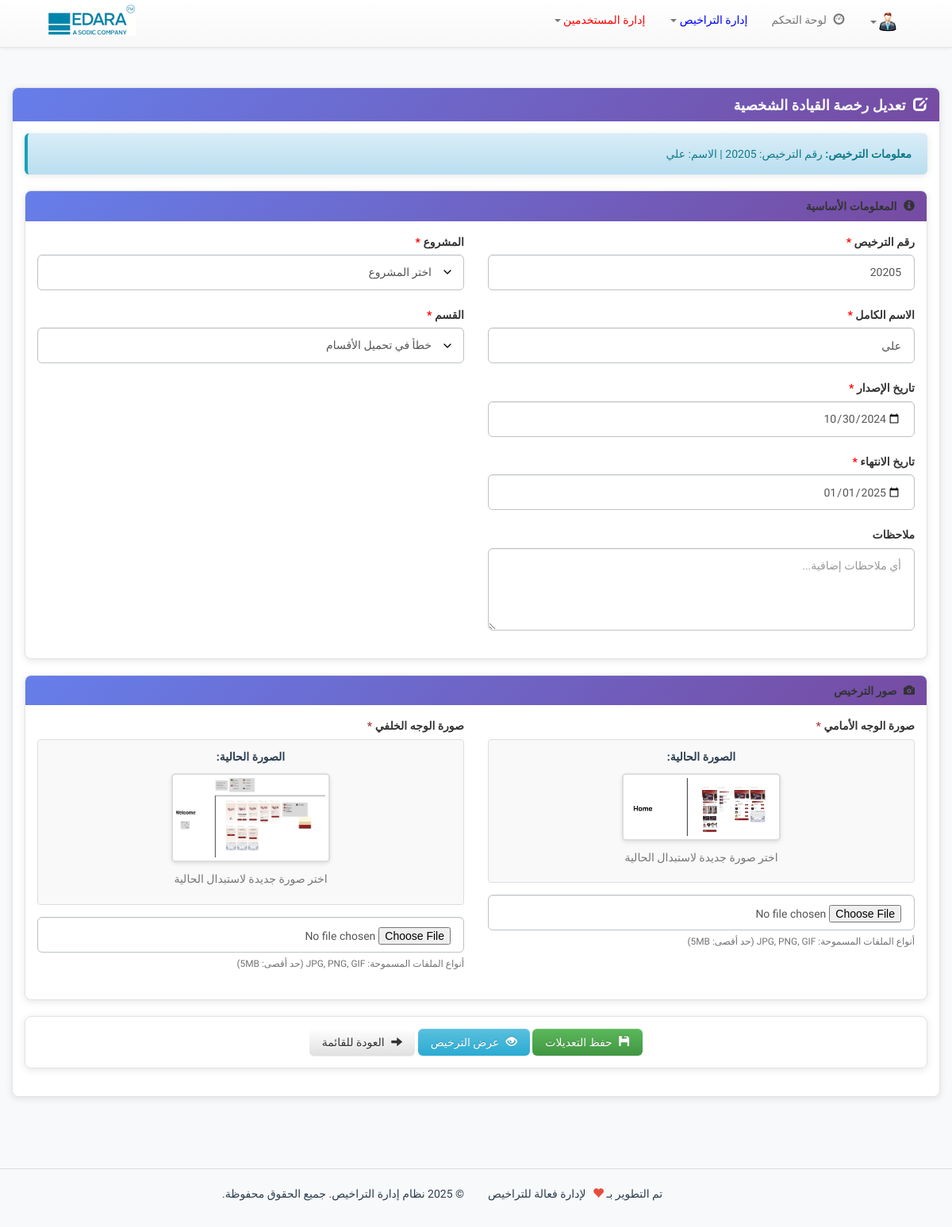
Page /edit_license.php?id=43&type=personal (signed in) on the committed database.
### tables this page shows
CREATE TABLE `personal_licenses` (
  `license_id` int(11) NOT NULL,
  `license_number` varchar(50) NOT NULL,
  `full_name` varchar(255) NOT NULL,
  `issue_date` date NOT NULL,
  `expiration_date` date NOT NULL,
  `project_id` int(11) NOT NULL,
  `department_id` int(11) NOT NULL,
  `user_id` int(11) DEFAULT NULL,
  `front_image_path` varchar(500) DEFAULT NULL,
  `back_image_path` varchar(500) DEFAULT NULL,
  `notes` text DEFAULT NULL,
  `is_active` tinyint(1) DEFAULT 1,
  `created_at` timestamp NOT NULL DEFAULT current_timestamp(),
  `updated_at` timestamp NOT NULL DEFAULT current_timestamp() ON UPDATE current_timestamp()
);

### edit_license.php (the view, shortened to what the rows shown need)
<?php
require_once 'php_action/auth.php';
$licenseId = isset($_GET['id']) ? intval($_GET['id']) : 0;
$licenseType = isset($_GET['type']) ? $_GET['type'] : 'personal';
try {
    $conn = getDBConnection();
    if ($licenseType === 'personal') {
        $query = "
            SELECT l.*, p.project_name, d.department_name
            FROM personal_licenses l
            LEFT JOIN projects p ON l.project_id = p.project_id
            LEFT JOIN departments d ON l.department_id = d.department_id
            WHERE l.license_id = ? AND l.is_active = 1
        ";
    }
    $stmt = $conn->prepare($query);
    $stmt->execute([$licenseId]);
    $license = $stmt->fetch();
} catch (Exception $e) {
    error_log("Edit license page error: " . $e->getMessage());
    setMessage('حدث خطأ في تحميل بيانات الترخيص', 'danger');
    header('Location: licenses.php');
    exit;
}
include 'includes/header.php';
?>
<div class="content-wrapper">
    <div class="container-fluid">
        <div class="row">
            <div class="col-md-12">
                <div class="panel panel-default">
                    <div class="panel-body">
                        <div class="alert alert-info">
                            <strong>معلومات الترخيص:</strong>
                            <?php if ($licenseType === 'personal'): ?>
                                رقم الترخيص: <?php echo htmlspecialchars($license['license_number']); ?> |
                                الاسم: <?php echo htmlspecialchars($license['full_name']); ?>
                            <?php else: ?>
                                رقم المركبة: <?php echo htmlspecialchars($license['car_number']); ?> |
                                نوع المركبة: <?php echo htmlspecialchars($license['vehicle_type']); ?>
                            <?php endif; ?>
                        </div>
                        <form id="editLicenseForm" enctype="multipart/form-data">
                            <div class="row">
                                <div class="col-md-12">
                                    <div class="panel panel-default">
                                        <div class="panel-body">
                                            <div class="row">
                                                <div class="col-md-6">
                                                    <?php if ($licenseType === 'personal'): ?>
                                                        <div class="form-group">
                                                            <label for="license_number" class="required">رقم الترخيص</label>
                                                            <input type="text" id="license_number" name="license_number" class="form-control"
                                                                   value="<?php echo htmlspecialchars($license['license_number']); ?>" tabindex="1" required>
                                                        </div>
                                                        <div class="form-group">
                                                            <label for="full_name" class="required">الاسم الكامل</label>
                                                            <input type="text" id="full_name" name="full_name" class="form-control"
                                                                   value="<?php echo htmlspecialchars($license['full_name']); ?>" tabindex="2" required>
                                                        </div>
                                                        <div class="form-group">
                                                            <label for="issue_date" class="required">تاريخ الإصدار</label>
                                                            <input type="date" id="issue_date" name="issue_date" class="form-control"
                                                                   value="<?php echo htmlspecialchars($license['issue_date']); ?>" tabindex="3" required>
                                                        </div>
                                                        <div class="form-group">
                                                            <label for="expiration_date" class="required">تاريخ الانتهاء</label>
                                                            <input type="date" id="expiration_date" name="expiration_date" class="form-control"
                                                                   value="<?php echo htmlspecialchars($license['expiration_date']); ?>" tabindex="4" required>
                                                        </div>
                                                        <div class="form-group">
                                                            <label for="notes">ملاحظات</label>
                                                            <textarea id="notes" name="notes" class="form-control" rows="4"
                                                                      placeholder="أي ملاحظات إضافية..." tabindex="5"><?php echo htmlspecialchars($license['notes'] ?? ''); ?></textarea>
                                                        </div>
                                                <?php endif; ?>
                                                </div>
                                            </div>
                                        </div>
                                    </div>
                                </div>
                            </div>
                            <div class="row">
                                <div class="col-md-12">
                                    <div class="panel panel-default">
                                        <div class="panel-body">
                                            <div class="row">
                                                <div class="col-md-6">
                                                    <div class="form-group">
                                                        <?php if (!empty($license['back_image_path'])): ?>
                                                            <div class="current-image">
                                                                <p><strong>الصورة الحالية:</strong></p>
                                                                <?php
                                                                $backImagePath = $license['back_image_path'];
                                                                $imagePaths = [
                                                                    $backImagePath,
                                                                    './' . $backImagePath,
                                                                                    'assests/uploads/personal_licenses/' . basename($backImagePath),
                'assests/uploads/vehicle_licenses/' . basename($backImagePath),
                'assests/uploads/licenses/' . basename($backImagePath)
                                                                ];
                                                                $workingPath = null;
                                                                foreach ($imagePaths as $path) {
                                                                    if (file_exists($path)) {
                                                                        $workingPath = $path;
                                                                        break;
                                                                    }
                                                                }
                                                                ?>
                                                                <?php if ($workingPath): ?>
                                                                    <img src="<?php echo htmlspecialchars($workingPath); ?>"
                                                                         alt="صورة الوجه الخلفي"
                                                                         class="img-thumbnail"
                                                                         style="max-width: 200px;"
                                                                         onerror="this.style.display='none'; this.nextElementSibling.style.display='block';">
                                                                <?php endif; ?>
                                                                <p class="text-muted">اختر صورة جديدة لاستبدال الحالية</p>
                                                            </div>
                                                        <?php endif; ?>
                                                    </div>
                                                </div>
                                                <div class="col-md-6">
                                                    <div class="form-group">
                                                        <?php if (!empty($license['front_image_path'])): ?>
                                                            <div class="current-image">
                                                                <p><strong>الصورة الحالية:</strong></p>
                                                                <?php
                                                                $frontImagePath = $license['front_image_path'];
                                                                $imagePaths = [
                                                                    $frontImagePath,
                                                                    './' . $frontImagePath,
                                                                                    'assests/uploads/personal_licenses/' . basename($frontImagePath),
                'assests/uploads/vehicle_licenses/' . basename($frontImagePath),
                'assests/uploads/licenses/' . basename($frontImagePath)
                                                                ];
                                                                $workingPath = null;
                                                                foreach ($imagePaths as $path) {
                                                                    if (file_exists($path)) {
                                                                        $workingPath = $path;
                                                                        break;
                                                                    }
                                                                }
                                                                ?>
                                                                <?php if ($workingPath): ?>
                                                                    <img src="<?php echo htmlspecialchars($workingPath); ?>"
                                                                         alt="صورة الوجه الأمامي"
                                                                         class="img-thumbnail"
                                                                         style="max-width: 200px;"
                                                                         onerror="this.style.display='none'; this.nextElementSibling.style.display='block';">
                                                                <?php endif; ?>
                                                                <p class="text-muted">اختر صورة جديدة لاستبدال الحالية</p>
                                                            </div>
                                                        <?php endif; ?>
                                                    </div>
                                                </div>
                                            </div>
                                        </div>
                                    </div>
                                </div>
                            </div>
                            <div class="row">
                            </div>
                        </form>
                    </div>
                </div>
            </div>
        </div>
    </div>
</div>
<?php include 'includes/footer.php'; ?>

### rows in the picture
personal_licenses: full_name "علي", license_number "20205", issue_date "10/30/2024", expiration_date "01/01/2025", back_image_path (picture), front_image_path (picture)
